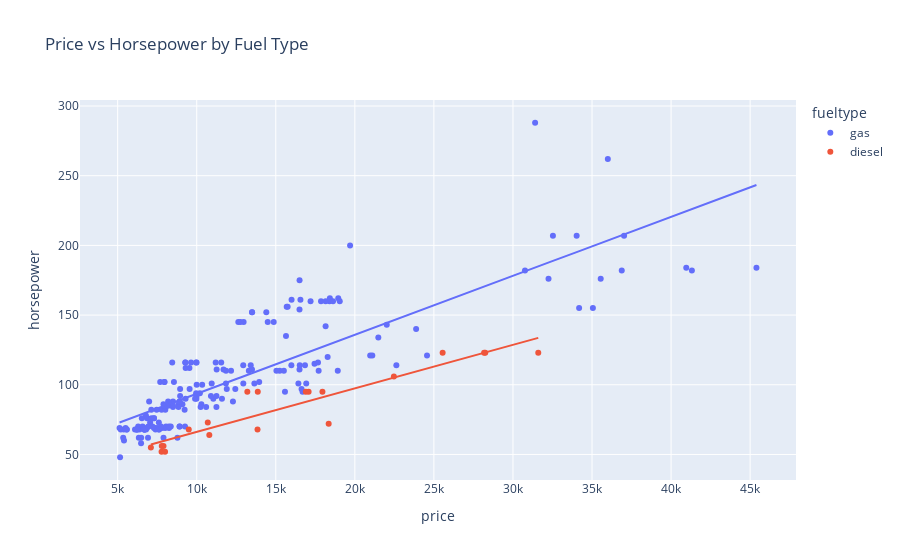

This figure's notebook cell:
### Markdown cell above
And finally let's look at the relationship between horsepower and price:

### Code cell
px.scatter(df, x='price', y='horsepower', color='fueltype', trendline='ols', title='Price vs Horsepower by Fuel Type').show()

### Figure 1 — Plotly figure (JSON) as saved in the notebook; plotly's stock layout.template omitted (floating-point values rounded to 4 significant figures; data arrays with more than 128 entries replaced by an {"elided": "..."} marker saying what was removed)
{"data": [{"hovertemplate": "fueltype=gas<br>price=%{x}<br>horsepower=%{y}<extra></extra>", "legendgroup": "gas", "marker": {"color": "#636efa", "symbol": "circle"}, "mode": "markers", "name": "gas", "orientation": "v", "showlegend": true, "type": "scatter", "x": {"elided": "185 float values"}, "xaxis": "x", "y": {"elided": "185 int values"}, "yaxis": "y"}, {"hovertemplate": "<b>OLS trendline</b><br>horsepower = 0.00423052 * price + 51.2473<br>R<sup>2</sup>=0.705371<br><br>fueltype=gas<br>price=%{x}<br>horsepower=%{y} <b>(trend)</b><extra></extra>", "legendgroup": "gas", "marker": {"color": "#636efa", "symbol": "circle"}, "mode": "lines", "name": "gas", "showlegend": false, "type": "scatter", "x": {"elided": "185 float values"}, "xaxis": "x", "y": {"elided": "185 float values"}, "yaxis": "y"}, {"hovertemplate": "fueltype=diesel<br>price=%{x}<br>horsepower=%{y}<extra></extra>", "legendgroup": "diesel", "marker": {"color": "#EF553B", "symbol": "circle"}, "mode": "markers", "name": "diesel", "orientation": "v", "showlegend": true, "type": "scatter", "x": [10795, 18344, 25552, 28248, 28176, 31600, 7099, 13200, 13860, 16900, 17075, 17950, 7898, 7788, 10698, 7775, 7995, 9495, 13845, 22470], "xaxis": "x", "y": [64, 72, 123, 123, 123, 123, 55, 95, 95, 95, 95, 95, 56, 56, 73, 52, 52, 68, 68, 106], "yaxis": "y"}, {"hovertemplate": "<b>OLS trendline</b><br>horsepower = 0.00312321 * price + 34.9841<br>R<sup>2</sup>=0.871671<br><br>fueltype=diesel<br>price=%{x}<br>horsepower=%{y} <b>(trend)</b><extra></extra>", "legendgroup": "diesel", "marker": {"color": "#EF553B", "symbol": "circle"}, "mode": "lines", "name": "diesel", "showlegend": false, "type": "scatter", "x": [7099, 7775, 7788, 7898, 7995, 9495, 10698, 10795, 13200, 13845, 13860, 16900, 17075, 17950, 18344, 22470, 25552, 28176, 28248, 31600], "xaxis": "x", "y": [57.16, 59.27, 59.31, 59.65, 59.95, 64.64, 68.4, 68.7, 76.21, 78.22, 78.27, 87.77, 88.31, 91.05, 92.28, 105.2, 114.8, 123.0, 123.2, 133.7], "yaxis": "y"}], "layout": {"legend": {"title": {"text": "fueltype"}, "tracegroupgap": 0}, "title": {"text": "Price vs Horsepower by Fuel Type"}, "xaxis": {"anchor": "y", "domain": [0, 1], "title": {"text": "price"}}, "yaxis": {"anchor": "x", "domain": [0, 1], "title": {"text": "horsepower"}}}}
